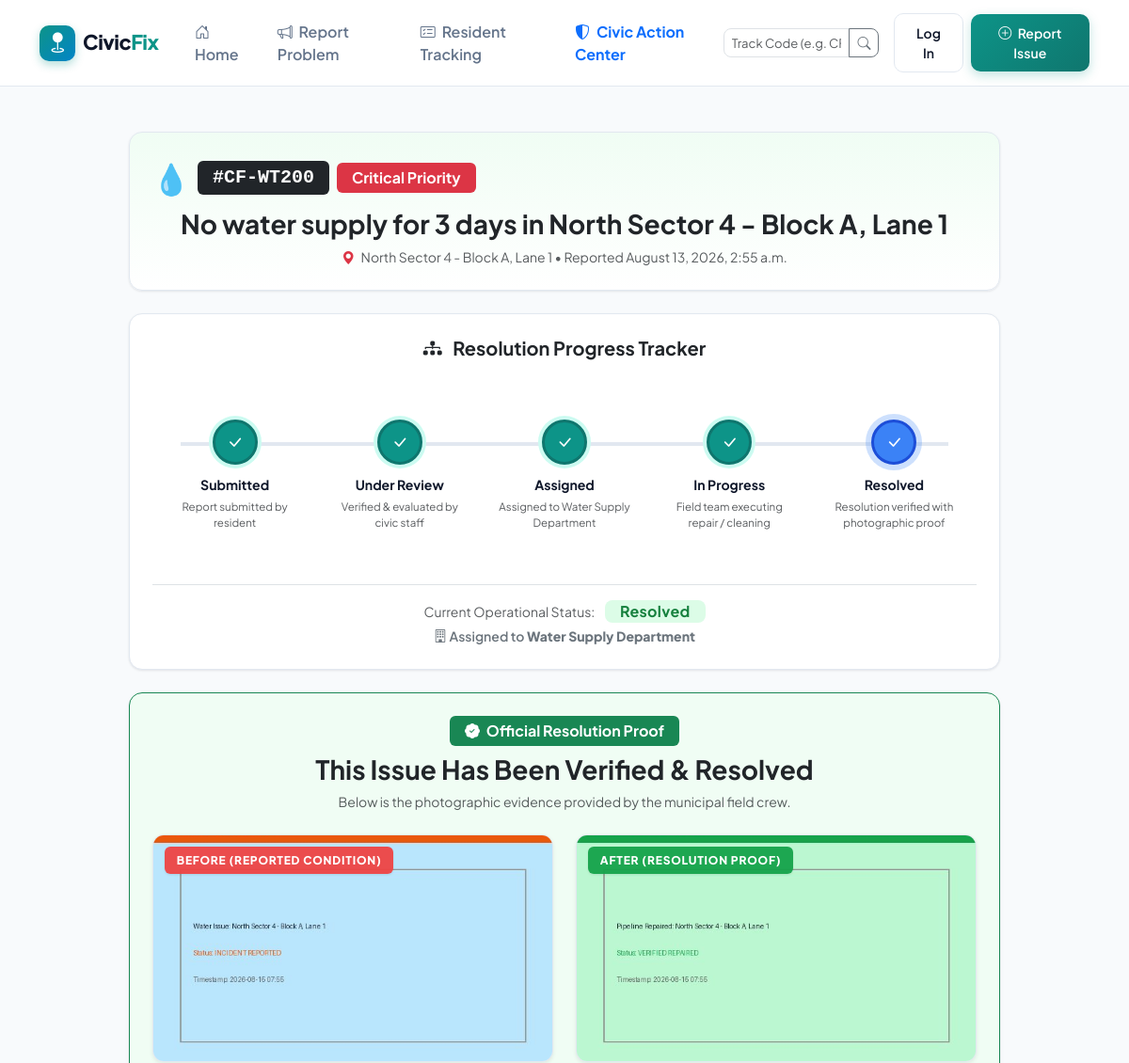
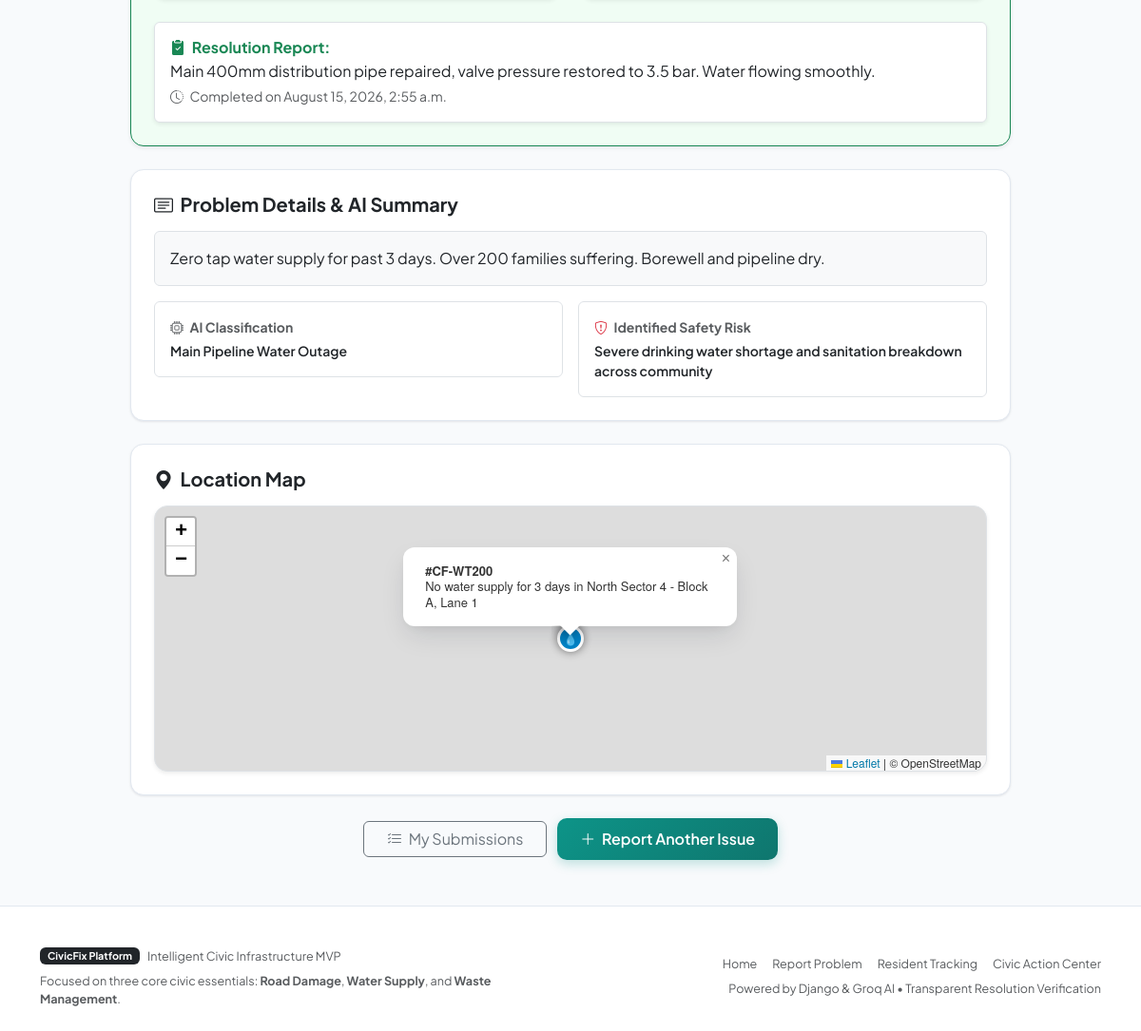
The app's page /track/CF-WT200/ with its own data (2 pictures, top to bottom).
### issues/models.py (models this page shows, shortened)
class CivicIssue(models.Model):
    CATEGORY_POTHOLE = 'pothole'
    CATEGORY_WATER = 'water'
    CATEGORY_WASTE = 'waste'
    CATEGORY_CHOICES = [
        (CATEGORY_POTHOLE, 'Potholes / Road Damage'),
        (CATEGORY_WATER, 'Water Supply Problems'),
        (CATEGORY_WASTE, 'Waste Management'),
    ]
    PRIORITY_LOW = 'Low'
    PRIORITY_MEDIUM = 'Medium'
    PRIORITY_HIGH = 'High'
    PRIORITY_CRITICAL = 'Critical'
    PRIORITY_CHOICES = [
        (PRIORITY_LOW, 'Low'),
        (PRIORITY_MEDIUM, 'Medium'),
        (PRIORITY_HIGH, 'High'),
        (PRIORITY_CRITICAL, 'Critical'),
    ]
    SEVERITY_LOW = 'Low'
    SEVERITY_MEDIUM = 'Medium'
    SEVERITY_HIGH = 'High'
    SEVERITY_CRITICAL = 'Critical'
    SEVERITY_CHOICES = [
        (SEVERITY_LOW, 'Low'),
        (SEVERITY_MEDIUM, 'Medium'),
        (SEVERITY_HIGH, 'High'),
        (SEVERITY_CRITICAL, 'Critical'),
    ]
    STATUS_SUBMITTED = 'Submitted'
    STATUS_UNDER_REVIEW = 'Under Review'
    STATUS_ASSIGNED = 'Assigned'
    STATUS_IN_PROGRESS = 'In Progress'
    STATUS_RESOLVED = 'Resolved'
    STATUS_REJECTED = 'Rejected'
    STATUS_CHOICES = [
        (STATUS_SUBMITTED, 'Submitted'),
        (STATUS_UNDER_REVIEW, 'Under Review'),
        (STATUS_ASSIGNED, 'Assigned'),
        (STATUS_IN_PROGRESS, 'In Progress'),
        (STATUS_RESOLVED, 'Resolved'),
        (STATUS_REJECTED, 'Rejected'),
    ]
    DEPT_ROAD = 'Road Maintenance'
    DEPT_WATER = 'Water Supply Department'
    DEPT_WASTE = 'Waste Management'
    DEPARTMENT_CHOICES = [
        (DEPT_ROAD, 'Road Maintenance'),
        (DEPT_WATER, 'Water Supply Department'),
        (DEPT_WASTE, 'Waste Management'),
    ]
    ROAD_CONDITION_CHOICES = [
        ('Small damage', 'Small damage'),
        ('Moderate damage', 'Moderate damage'),
        ('Large pothole', 'Large pothole'),
        ('Multiple potholes', 'Multiple potholes'),
        ('Severe road damage', 'Severe road damage'),
    ]
    WATER_PROBLEM_CHOICES = [
        ('No water supply', 'No water supply'),
        ('Low water pressure', 'Low water pressure'),
        ('Water leakage', 'Water leakage'),
        ('Irregular supply', 'Irregular supply'),
        ('Pipeline damage', 'Pipeline damage'),
        ('Other', 'Other'),
    ]
    WATER_DURATION_CHOICES = [
        ('Less than 6 hours', 'Less than 6 hours'),
        ('6–12 hours', '6–12 hours'),
        ('12–24 hours', '12–24 hours'),
        ('1–3 days', '1–3 days'),
        ('More than 3 days', 'More than 3 days'),
    ]
    AFFECTED_AREA_CHOICES = [
        ('My household', 'My household'),
        ('Few nearby households', 'Few nearby households'),
        ('Many households', 'Many households'),
        ('Large community', 'Large community'),
    ]
    WASTE_TYPE_CHOICES = [
        ('Household waste', 'Household waste'),
        ('Plastic waste', 'Plastic waste'),
        ('Construction waste', 'Construction waste'),
        ('Overflowing bin', 'Overflowing bin'),
        ('Mixed waste', 'Mixed waste'),
        ('Other', 'Other'),
    ]
    WASTE_ACCUMULATION_CHOICES = [
        ('Small', 'Small'),
        ('Moderate', 'Moderate'),
        ('Large', 'Large'),
        ('Severe', 'Severe'),
    ]
    WASTE_DURATION_CHOICES = [
        ('Today', 'Today'),
        ('1–2 days', '1–2 days'),
        ('3–7 days', '3–7 days'),
        ('More than a week', 'More than a week'),
    ]
    tracking_code = models.CharField(max_length=20, unique=True, default=generate_tracking_code)
    user = models.ForeignKey(User, on_delete=models.SET_NULL, null=True, blank=True, related_name='reported_issues')
    reporter_name = models.CharField(max_length=120, blank=True, default='Concerned Resident')
    reporter_contact = models.CharField(max_length=60, blank=True)
    issue_category = models.CharField(max_length=30, choices=CATEGORY_CHOICES)
    title = models.CharField(max_length=255)
    description = models.TextField()
    image = models.ImageField(upload_to='issues/%Y/%m/', null=True, blank=True)
    latitude = models.FloatField(null=True, blank=True)
    longitude = models.FloatField(null=True, blank=True)
    location_name = models.CharField(max_length=255, blank=True, help_text="e.g. Near College Main Gate, Sector 4")
    road_condition = models.CharField(max_length=60, choices=ROAD_CONDITION_CHOICES, null=True, blank=True)
    severity = models.CharField(max_length=30, choices=SEVERITY_CHOICES, default=SEVERITY_MEDIUM)
    water_problem_type = models.CharField(max_length=60, choices=WATER_PROBLEM_CHOICES, null=True, blank=True)
    water_duration = models.CharField(max_length=60, choices=WATER_DURATION_CHOICES, null=True, blank=True)
    affected_households = models.CharField(max_length=60, choices=AFFECTED_AREA_CHOICES, null=True, blank=True)
    waste_type = models.CharField(max_length=60, choices=WASTE_TYPE_CHOICES, null=True, blank=True)
    waste_accumulation = models.CharField(max_length=60, choices=WASTE_ACCUMULATION_CHOICES, null=True, blank=True)
    waste_duration = models.CharField(max_length=60, choices=WASTE_DURATION_CHOICES, null=True, blank=True)
    issue_type = models.CharField(max_length=120, blank=True, default='General Civic Issue')
    priority = models.CharField(max_length=30, choices=PRIORITY_CHOICES, default=PRIORITY_MEDIUM)
    safety_risk = models.CharField(max_length=255, blank=True)
    impact = models.CharField(max_length=255, blank=True)
    ai_summary = models.TextField(blank=True)
    recommended_department = models.CharField(max_length=120, blank=True)
    recommended_action = models.TextField(blank=True)
    ai_available = models.BooleanField(default=True)
    status = models.CharField(max_length=30, choices=STATUS_CHOICES, default=STATUS_SUBMITTED)
    assigned_department = models.CharField(max_length=120, choices=DEPARTMENT_CHOICES, blank=True)
    admin_action = models.TextField(blank=True)
    resolved_by = models.ForeignKey(User, on_delete=models.SET_NULL, null=True, blank=True, related_name='resolved_issues')
    points_awarded = models.BooleanField(default=False)
    resolution_image = models.ImageField(upload_to='resolutions/%Y/%m/', null=True, blank=True)
    resolution_note = models.TextField(blank=True)
    resolved_at = models.DateTimeField(null=True, blank=True)
    created_at = models.DateTimeField(default=timezone.now)
    updated_at = models.DateTimeField(auto_now=True)
    class Meta:
        ordering = ['-created_at']
        indexes = [
            models.Index(fields=['issue_category']),
            models.Index(fields=['status']),
            models.Index(fields=['priority']),
            models.Index(fields=['created_at']),
            models.Index(fields=['latitude', 'longitude']),
        ]
    @property
    def icon_emoji(self):
        icons = {
            self.CATEGORY_POTHOLE: '🕳️',
            self.CATEGORY_WATER: '💧',
            self.CATEGORY_WASTE: '🗑️',
        }
        return icons.get(self.issue_category, '📌')
    @property
    def category_color(self):
        colors = {
            self.CATEGORY_POTHOLE: '#ea580c',  # Orange / Amber
            self.CATEGORY_WATER: '#0284c7',    # Sky Blue
            self.CATEGORY_WASTE: '#16a34a',    # Emerald Green
        }
        return colors.get(self.issue_category, '#4f46e5')
    @property
    def priority_badge_class(self):
        badges = {
            self.PRIORITY_LOW: 'bg-info text-dark',
            self.PRIORITY_MEDIUM: 'bg-primary text-white',
            self.PRIORITY_HIGH: 'bg-warning text-dark',
            self.PRIORITY_CRITICAL: 'bg-danger text-white',
        }
        return badges.get(self.priority, 'bg-secondary text-white')
    @property
    def status_badge_class(self):
        badges = {
            self.STATUS_SUBMITTED: 'badge-submitted',
            self.STATUS_UNDER_REVIEW: 'badge-review',
            self.STATUS_ASSIGNED: 'badge-assigned',
            self.STATUS_IN_PROGRESS: 'badge-in-progress',
            self.STATUS_RESOLVED: 'badge-resolved',
            self.STATUS_REJECTED: 'badge-rejected',
        }
        return badges.get(self.status, 'bg-secondary')
    @property
    def is_resolved(self):
        return self.status == self.STATUS_RESOLVED
    def get_timeline_stages(self):
        stages = [
            ('Submitted', 'Report submitted by resident'),
            ('Under Review', 'Verified & evaluated by civic staff'),
            ('Assigned', f'Assigned to {self.assigned_department or "Department"}'),
            ('In Progress', 'Field team executing repair / cleaning'),
            ('Resolved', 'Resolution verified with photographic proof'),
        ]
        status_order = {
            self.STATUS_SUBMITTED: 1,
            self.STATUS_UNDER_REVIEW: 2,
            self.STATUS_ASSIGNED: 3,
            self.STATUS_IN_PROGRESS: 4,
            self.STATUS_RESOLVED: 5,
            self.STATUS_REJECTED: -1,
        }
        current_idx = status_order.get(self.status, 1)
        timeline = []
        for idx, (name, desc) in enumerate(stages, start=1):
            is_completed = (current_idx >= idx) and (self.status != self.STATUS_REJECTED)
            is_current = (current_idx == idx) and (self.status != self.STATUS_REJECTED)
            timeline.append({
                'name': name,
                'description': desc,
                'is_completed': is_completed,
                'is_current': is_current,
                'index': idx,
            })
        return timeline

### issues/views.py (the view)
# urls.py: path('track/<str:tracking_code>/', views.track_detail, name='track_detail'),
def track_detail(request, tracking_code):
    issue = get_object_or_404(CivicIssue, tracking_code=tracking_code.upper().strip())
    timeline_stages = issue.get_timeline_stages()
    nearby = []
    if issue.latitude and issue.longitude:
        nearby = find_nearby_reports(issue.latitude, issue.longitude, category=issue.issue_category, exclude_id=issue.id)
    context = {
        'issue': issue,
        'timeline_stages': timeline_stages,
        'nearby_count': len(nearby),
        'nearby_reports': nearby[:3],
    }
    return render(request, 'issues/track_detail.html', context)

### templates/issues/track_detail.html (shortened to what this page needs)
{% extends 'base.html' %}
{% load static %}
{% block content %}
<div class="container py-5">
  <div class="row justify-content-center">
    <div class="col-lg-10">
      <div class="card card-civic p-4 mb-4 text-center" style="background: linear-gradient(180deg, #f0fdf4 0%, #ffffff 100%);">
        <div class="d-inline-flex align-items-center gap-2 mb-2">
          <span class="fs-2">{{ issue.icon_emoji }}</span>
          <span class="badge bg-dark font-monospace fs-5 px-3 py-2">#{{ issue.tracking_code }}</span>
          <span class="badge {{ issue.priority_badge_class }} fs-6 px-3 py-2">{{ issue.priority }} Priority</span>
        </div>
        <h1 class="fw-bold fs-3 mb-2">{{ issue.title }}</h1>
        <p class="text-muted small mb-0">
          <i class="bi bi-geo-alt-fill text-danger me-1"></i> {{ issue.location_name|default:"Pinned Location" }} &bull; Reported {{ issue.created_at|date:"F d, Y, g:i a" }}
        </p>
      </div>
      <div class="card card-civic p-4 mb-4">
        <h5 class="fw-bold text-teal mb-4 text-center">
          <i class="bi bi-diagram-3-fill me-2"></i> Resolution Progress Tracker
        </h5>
        <div class="civic-timeline">
          {% for stage in timeline_stages %}
            <div class="timeline-node {% if stage.is_completed %}completed{% endif %} {% if stage.is_current %}current{% endif %}">
              <div class="node-icon">
                {% if stage.is_completed %}
                  <i class="bi bi-check-lg"></i>
                {% else %}
                  {{ stage.index }}
                {% endif %}
              </div>
              <div class="node-label">{{ stage.name }}</div>
              <div class="text-muted d-none d-md-block" style="font-size: 0.72rem; max-width: 140px; margin: 4px auto 0;">
                {{ stage.description }}
              </div>
            </div>
          {% endfor %}
        </div>
        <div class="text-center mt-3 pt-3 border-top">
          <span class="text-muted small">Current Operational Status:</span>
          <span class="badge badge-civic {{ issue.status_badge_class }} fs-6 ms-2 px-3 py-1">{{ issue.status }}</span>
          {% if issue.assigned_department %}
            <div class="small text-secondary fw-semibold mt-1">
              <i class="bi bi-building"></i> Assigned to <strong>{{ issue.assigned_department }}</strong>
            </div>
          {% endif %}
        </div>
      </div>
      {% if issue.is_resolved %}
        <div class="card card-civic p-4 mb-4 border-success shadow-sm" style="background: #f0fdf4;">
          <div class="text-center mb-4">
            <span class="badge bg-success px-3 py-2 fs-6 mb-2">
              <i class="bi bi-patch-check-fill me-1"></i> Official Resolution Proof
            </span>
            <h3 class="fw-bold text-dark">This Issue Has Been Verified & Resolved</h3>
            <p class="text-muted small mb-0">Below is the photographic evidence provided by the municipal field crew.</p>
          </div>
          <div class="row g-4 mb-4">
            <div class="col-md-6">
              <div class="proof-card shadow-sm">
                {% if issue.image %}
                  <img src="{{ issue.image.url }}" alt="Before">
                {% else %}
                  <div class="d-flex align-items-center justify-content-center bg-light text-muted" style="height: 260px;">
                    Reported Issue
                  </div>
                {% endif %}
                <span class="proof-badge before">BEFORE (Reported Condition)</span>
              </div>
            </div>
            <div class="col-md-6">
              <div class="proof-card shadow-sm">
                {% if issue.resolution_image %}
                  <img src="{{ issue.resolution_image.url }}" alt="After Resolution">
                {% else %}
                  <div class="d-flex align-items-center justify-content-center bg-light text-success fw-bold" style="height: 260px;">
                    Verified Clean / Repaired
                  </div>
                {% endif %}
                <span class="proof-badge after">AFTER (Resolution Proof)</span>
              </div>
            </div>
          </div>
          {% if issue.resolution_note %}
            <div class="p-3 bg-white rounded border shadow-sm">
              <h6 class="fw-bold text-success mb-1"><i class="bi bi-clipboard2-check-fill me-1"></i> Resolution Report:</h6>
              <p class="text-dark mb-1">{{ issue.resolution_note }}</p>
              {% if issue.resolved_at %}
                <div class="small text-muted">
                  <i class="bi bi-clock-history me-1"></i> Completed on {{ issue.resolved_at|date:"F d, Y, g:i a" }}
                </div>
              {% endif %}
            </div>
          {% endif %}
        </div>
      {% endif %}
      <div class="card card-civic p-4 mb-4">
        <h5 class="fw-bold text-teal mb-3">
          <i class="bi bi-card-text me-1"></i> Problem Details & AI Summary
        </h5>
        <p class="text-dark bg-light p-3 rounded border mb-3">{{ issue.description }}</p>
        <div class="row g-3 small">
          <div class="col-md-6">
            <div class="p-3 bg-white rounded border">
              <div class="text-muted fw-bold mb-1"><i class="bi bi-cpu text-teal me-1"></i> AI Classification</div>
              <div class="fw-semibold">{{ issue.issue_type|default:issue.get_issue_category_display }}</div>
            </div>
          </div>
          <div class="col-md-6">
            <div class="p-3 bg-white rounded border">
              <div class="text-muted fw-bold mb-1"><i class="bi bi-shield-exclamation text-danger me-1"></i> Identified Safety Risk</div>
              <div class="fw-semibold">{{ issue.safety_risk|default:"Standard municipal maintenance" }}</div>
            </div>
          </div>
        </div>
      </div>
      {% if issue.latitude and issue.longitude %}
        <div class="card card-civic p-4 mb-4">
          <h5 class="fw-bold text-teal mb-3">
            <i class="bi bi-geo-alt-fill me-1"></i> Location Map
          </h5>
          <div id="detail-map" class="border shadow-sm"></div>
        </div>
      {% endif %}
      <div class="text-center mt-4">
        <a href="{% url 'my_reports' %}" class="btn btn-outline-secondary px-4 me-2">
          <i class="bi bi-list-check me-1"></i> My Submissions
        </a>
        <a href="{% url 'report_issue' %}" class="btn btn-civic-primary px-4">
          <i class="bi bi-plus-lg me-1"></i> Report Another Issue
        </a>
      </div>
    </div>
  </div>
</div>
{% endblock %}

### records on screen
CivicIssue: icon_emoji "💧", tracking_code "CF-WT200", priority "Critical", title "No water supply for 3 days in North Sector 4 - Block A, Lane 1", location_name "North Sector 4 - Block A, Lane 1", created_at "August 13, 2026, 2:55 a.m.", status "Resolved", assigned_department "Water Supply Department", image (picture), resolution_image (picture), resolution_note "Main 400mm distribution pipe repaired, valve pressure restored to 3.5 bar. Water flowing smoothly.", resolved_at "August 15, 2026, 2:55 a.m.", description "Zero tap water supply for past 3 days. Over 200 families suffering. Borewell and pipeline dry.", issue_type "Main Pipeline Water Outage", safety_risk "Severe drinking water shortage and sanitation breakdown across community"

### other values on screen
{{ stage.name }} "Submitted" "Under Review" "Assigned" "In Progress" "Resolved"
{{ stage.description }} "Report submitted by resident" "Verified & evaluated by civic staff" "Assigned to Water Supply Department" "Field team executing repair / cleaning" "Resolution verified with photographic proof"
